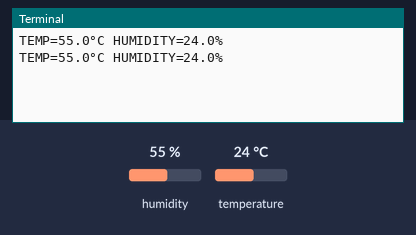
The program below on a simulated Raspberry Pi (BCM pin numbers). On the bench: the last lines printed to the terminal. The inputs (shaded band) are chosen by the test bench; at power-on: humidity 55 %, temperature 24 °C.

Above: at 1.2 s.
1.3 s: humidity set to 22 %
At 2.0 s:
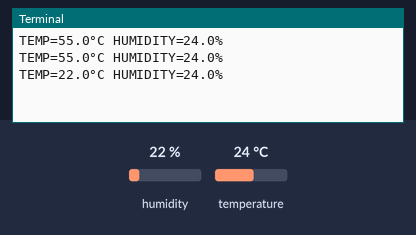
2.8 s: temperature set to 12 °C
At 3.6 s:
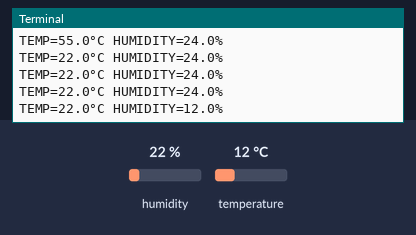
4.3 s: humidity set to 40 %
At 4.3 s:
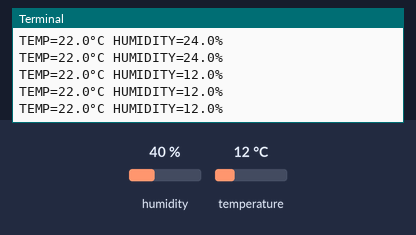
Timing chart, 0 to 7.3 s (numbered marks = the images above; inputs shaded):
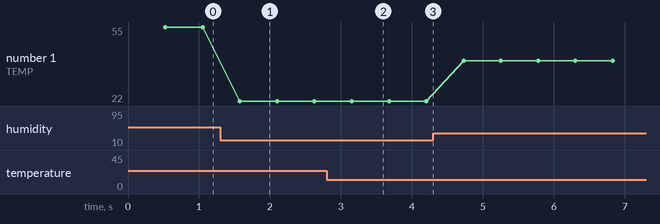

Measured:
- after the input at 1.3 s, the terminal: prints a new line after 0.28 s (image 1)
- after the input at 2.8 s, the terminal: prints a new line after 0.35 s (image 2)
- plotted number 1: 55 → 22 after the input at 1.3 s, 22 → 40 after the input at 4.3 s

The program:

DHT11_measurement.py
```python
import Adafruit_DHT
DHT11=Adafruit_DHT.DHT11  # Adafruit_DHT.DHT22 for DHT22 sensor.
while True:
   try:
     temp,humid=Adafruit_DHT.read_retry(DHT11,4) # 4 is ithe GPIO number you can change this to your required need
     print("TEMP={0:0.1f}°C HUMIDITY={1:0.1f}%".format(temp,humid))
   except KeyboardInterrupt:
     break  
```
